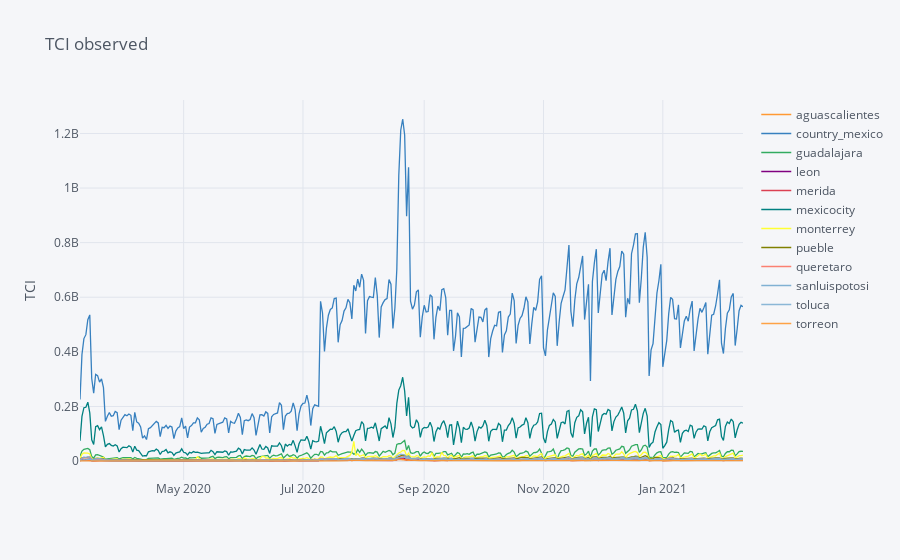

Source (notebook cell):
### Markdown cell above
## Plots

### Code cell
df_sel[['date', 'observed', 'region_slug']] \
    .pivot(index='date', columns='region_slug', values='observed') \
    .iplot(
    #theme='custom',
    yTitle='TCI',
    title='TCI observed',
)

### Figure 1 — Plotly figure (JSON) as saved in the notebook; plotly's stock layout.template omitted (floating-point values rounded to 4 significant figures; data arrays with more than 128 entries replaced by an {"elided": "..."} marker saying what was removed)
{"data": [{"line": {"color": "rgba(255, 153, 51, 1.0)", "dash": "solid", "shape": "linear", "width": 1.3}, "mode": "lines", "name": "aguascalientes", "text": "", "type": "scatter", "x": {"elided": "340 str values"}, "y": {"elided": "340 int values"}}, {"line": {"color": "rgba(55, 128, 191, 1.0)", "dash": "solid", "shape": "linear", "width": 1.3}, "mode": "lines", "name": "country_mexico", "text": "", "type": "scatter", "x": {"elided": "340 str values"}, "y": {"elided": "340 int values"}}, {"line": {"color": "rgba(50, 171, 96, 1.0)", "dash": "solid", "shape": "linear", "width": 1.3}, "mode": "lines", "name": "guadalajara", "text": "", "type": "scatter", "x": {"elided": "340 str values"}, "y": {"elided": "340 int values"}}, {"line": {"color": "rgba(128, 0, 128, 1.0)", "dash": "solid", "shape": "linear", "width": 1.3}, "mode": "lines", "name": "leon", "text": "", "type": "scatter", "x": {"elided": "340 str values"}, "y": {"elided": "340 int values"}}, {"line": {"color": "rgba(219, 64, 82, 1.0)", "dash": "solid", "shape": "linear", "width": 1.3}, "mode": "lines", "name": "merida", "text": "", "type": "scatter", "x": {"elided": "340 str values"}, "y": {"elided": "340 int values"}}, {"line": {"color": "rgba(0, 128, 128, 1.0)", "dash": "solid", "shape": "linear", "width": 1.3}, "mode": "lines", "name": "mexicocity", "text": "", "type": "scatter", "x": {"elided": "340 str values"}, "y": {"elided": "340 int values"}}, {"line": {"color": "rgba(255, 255, 51, 1.0)", "dash": "solid", "shape": "linear", "width": 1.3}, "mode": "lines", "name": "monterrey", "text": "", "type": "scatter", "x": {"elided": "340 str values"}, "y": {"elided": "340 int values"}}, {"line": {"color": "rgba(128, 128, 0, 1.0)", "dash": "solid", "shape": "linear", "width": 1.3}, "mode": "lines", "name": "pueble", "text": "", "type": "scatter", "x": {"elided": "340 str values"}, "y": {"elided": "340 int values"}}, {"line": {"color": "rgba(251, 128, 114, 1.0)", "dash": "solid", "shape": "linear", "width": 1.3}, "mode": "lines", "name": "queretaro", "text": "", "type": "scatter", "x": {"elided": "340 str values"}, "y": {"elided": "340 int values"}}, {"line": {"color": "rgba(128, 177, 211, 1.0)", "dash": "solid", "shape": "linear", "width": 1.3}, "mode": "lines", "name": "sanluispotosi", "text": "", "type": "scatter", "x": {"elided": "340 str values"}, "y": {"elided": "340 int values"}}, {"line": {"color": "rgba(128, 177, 211, 0.8999999999999999)", "dash": "solid", "shape": "linear", "width": 1.3}, "mode": "lines", "name": "toluca", "text": "", "type": "scatter", "x": {"elided": "340 str values"}, "y": {"elided": "340 int values"}}, {"line": {"color": "rgba(255, 153, 51, 0.8999999999999999)", "dash": "solid", "shape": "linear", "width": 1.3}, "mode": "lines", "name": "torreon", "text": "", "type": "scatter", "x": {"elided": "340 str values"}, "y": {"elided": "340 int values"}}], "layout": {"legend": {"bgcolor": "#F5F6F9", "font": {"color": "#4D5663"}}, "paper_bgcolor": "#F5F6F9", "plot_bgcolor": "#F5F6F9", "title": {"font": {"color": "#4D5663"}, "text": "TCI observed"}, "xaxis": {"gridcolor": "#E1E5ED", "showgrid": true, "tickfont": {"color": "#4D5663"}, "title": {"font": {"color": "#4D5663"}, "text": ""}, "zerolinecolor": "#E1E5ED"}, "yaxis": {"gridcolor": "#E1E5ED", "showgrid": true, "tickfont": {"color": "#4D5663"}, "title": {"font": {"color": "#4D5663"}, "text": "TCI"}, "zerolinecolor": "#E1E5ED"}}}
